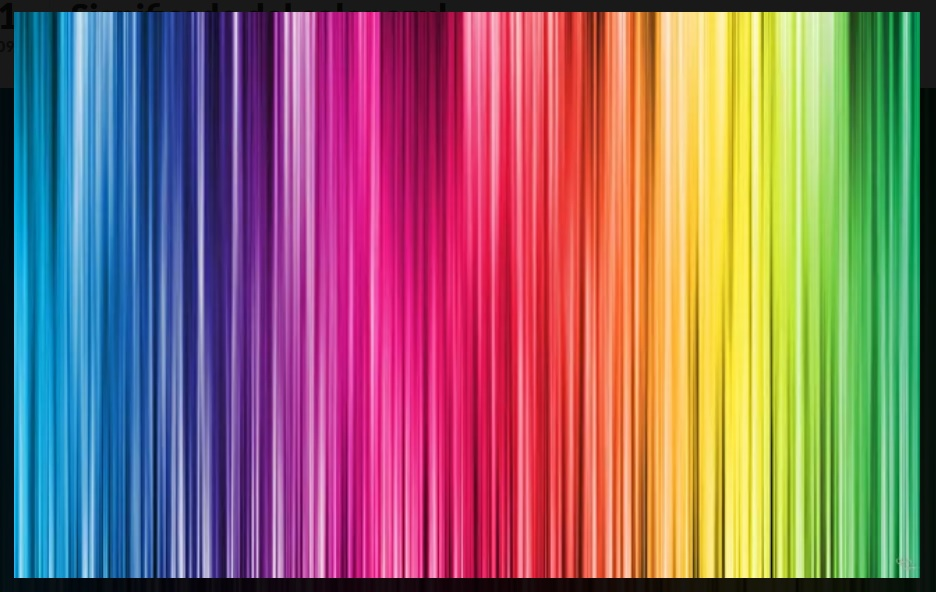
#> input picture 5_Deteccion_de_colores_HSV/arcoiris.jpg, 936 x 592 px
$ python 1_detectar_colores.py
#> lines starting #> are read from the running program, lines starting #| are printed output that depends on the picture; after the words box and inside, x2 and y2 are one past the last pixel; in counts of white or black regions, pixels touching at a corner belong together
import cv2
import numpy as np
import imutils

imagenBGR = cv2.imread('arcoiris.jpg')
#> imagenBGR is the input picture: shape (592, 936, 3); mean B, G, R 110, 107.6, 144.8
imagenHSV = cv2.cvtColor(imagenBGR, cv2.COLOR_BGR2HSV)
#> imagenHSV: shape (592, 936, 3); mean H, S, V 96.2, 175.2, 183.5

# arreglos donde se encuentra el rojo en el umbral--
redBajo1 = np.array([0,100,20],dtype=np.uint8)
redAlto1 = np.array([8,255,255],dtype=np.uint8)

redBajo2 = np.array([175,100,20],dtype=np.uint8)
redAlto2 = np.array([179,255,255],dtype=np.uint8)

# Creando las máscaras ....
maskRed1 = cv2.inRange(imagenHSV,redBajo1,redAlto1)
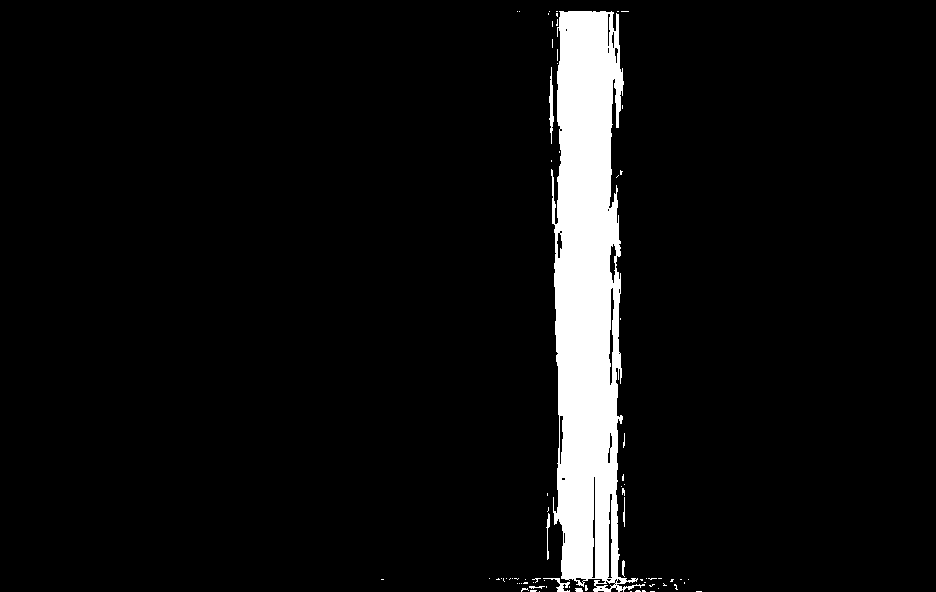
#> maskRed1: shape (592, 936); 6.2% white; 75 white regions (67 under 20 px), largest, box (x1, y1, x2, y2) and area: (551, 11, 645, 592) 33470, (549, 67, 554, 144) 191, (543, 578, 570, 592) 112
maskRed2 = cv2.inRange(imagenHSV,redBajo2,redAlto2)
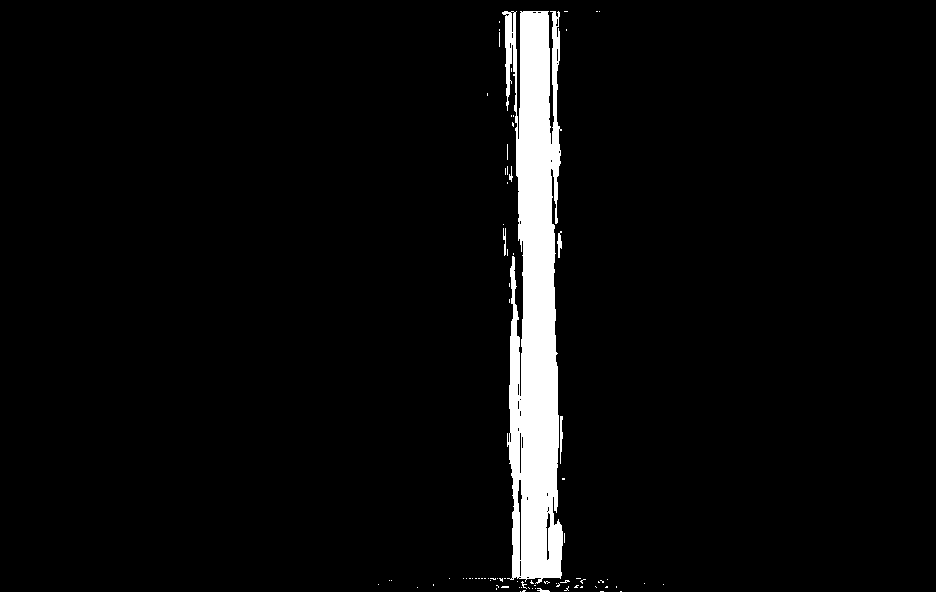
#> maskRed2: shape (592, 936); 4.4% white; 82 white regions (76 under 20 px), largest, box (x1, y1, x2, y2) and area: (502, 11, 563, 584) 23997, (560, 416, 563, 464) 95, (557, 231, 562, 258) 78, (503, 228, 506, 256) 55, (509, 166, 513, 182) 28, (537, 588, 550, 592) 28

maskRED = cv2.add(maskRed1,maskRed2)
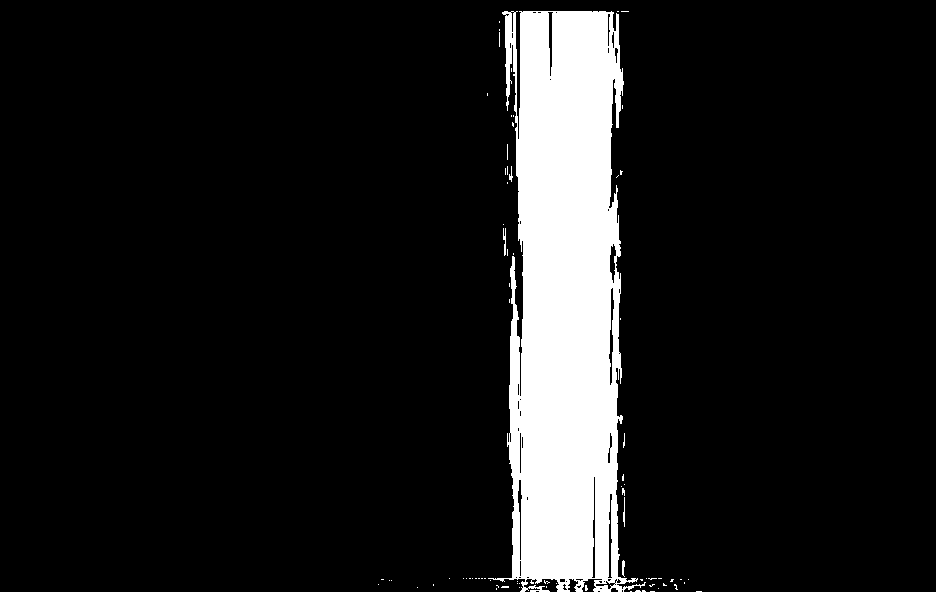
#> maskRED: shape (592, 936); 10.6% white; 77 white regions (72 under 20 px), largest, box (x1, y1, x2, y2) and area: (488, 11, 646, 592) 58421, (503, 228, 506, 256) 55, (623, 497, 625, 527) 40, (622, 560, 625, 577) 37, (509, 166, 513, 182) 28

maskRED_REAL = cv2.bitwise_and(imagenBGR,imagenBGR,mask=maskRED)
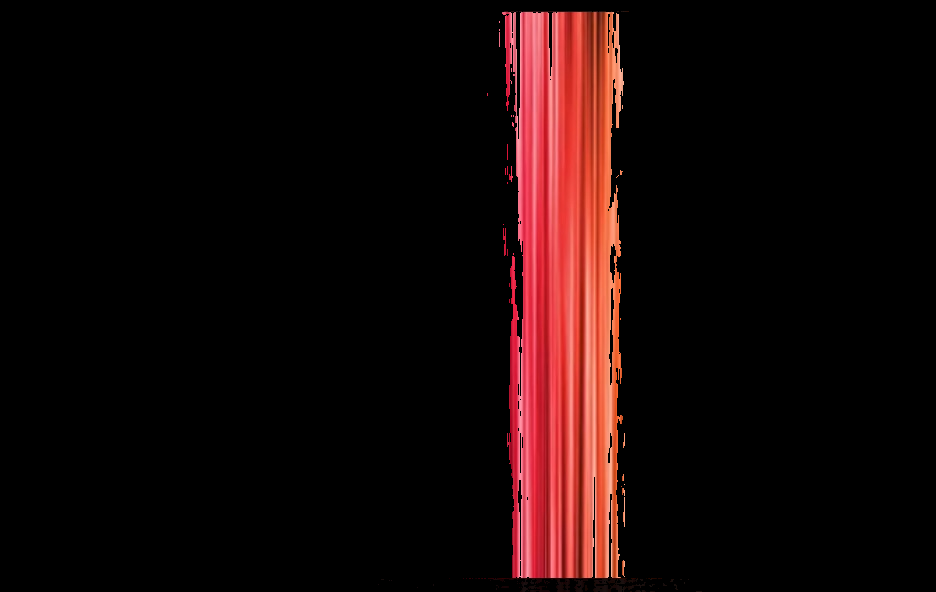
#> maskRED_REAL: shape (592, 936, 3); mean B, G, R 7.8, 8.3, 23.4

# ver resultados
cv2.imshow('ORIGINAL', imagenBGR)
cv2.imshow('HSV', imagenHSV)
cv2.imshow('SOLO MASCARA', maskRED)
cv2.imshow('SOLO MASCARA COLOREADA', maskRED_REAL)

cv2.waitKey(0)
cv2.destroyAllWindows

$ run again, with 5_Deteccion_de_colores_HSV/escalaHSV.jpg copied over 5_Deteccion_de_colores_HSV/arcoiris.jpg
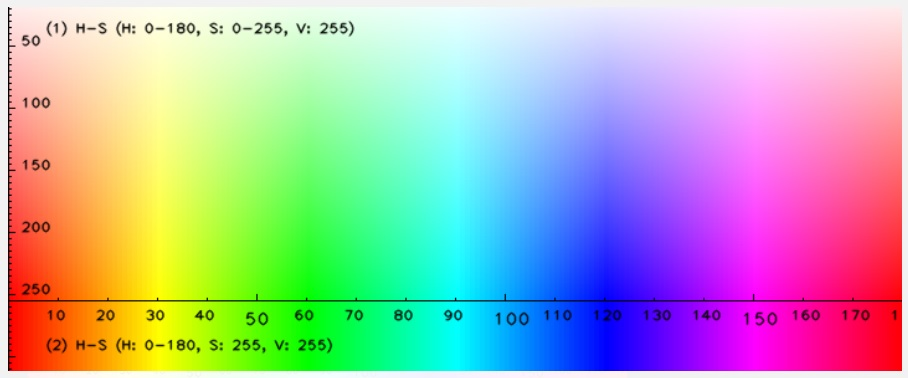
#> input picture 5_Deteccion_de_colores_HSV/escalaHSV.jpg, 908 x 378 px
#> imagenBGR is the input picture: shape (378, 908, 3); mean B, G, R 176.9, 176.4, 176
#> imagenHSV: shape (378, 908, 3); mean H, S, V 88.6, 151.1, 250
#> `maskRed1 = cv2.inRange(imagenHSV,redBajo1,redAlto1)`:
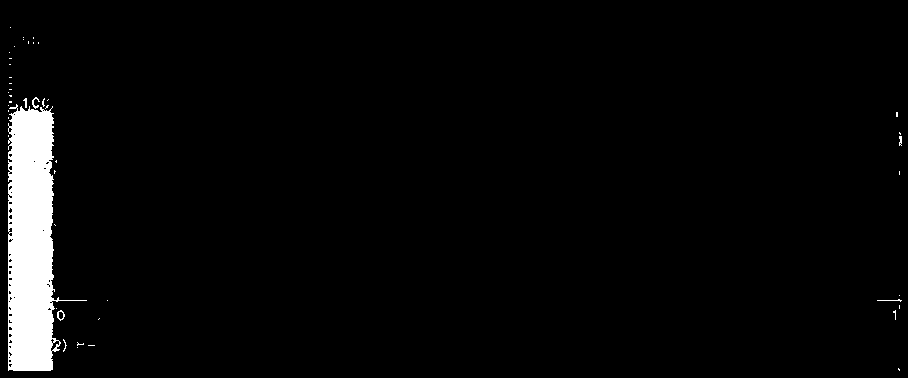
#> maskRed1: shape (378, 908); 3.4% white; 47 white regions (41 under 20 px), largest, box (x1, y1, x2, y2) and area: (8, 104, 87, 371) 11393, (32, 97, 40, 109) 38, (57, 310, 65, 321) 38, (877, 299, 902, 302) 28, (899, 136, 902, 146) 24, (23, 98, 27, 108) 23
#> maskRed2: shape (378, 908); 2% white; 56 white regions (54 under 20 px), largest, box (x1, y1, x2, y2) and area: (855, 106, 902, 371) 6487, (862, 310, 869, 320) 30
#> maskRED: shape (378, 908); 5.4% white; 47 white regions (41 under 20 px), largest, box (x1, y1, x2, y2) and area: (8, 104, 87, 371) 11630, (855, 106, 902, 371) 6580, (32, 97, 40, 109) 38, (57, 310, 65, 321) 38, (862, 310, 869, 320) 30, (23, 98, 27, 108) 23
#> `maskRED_REAL = cv2.bitwise_and(imagenBGR,imagenBGR,mask=maskRED)`:
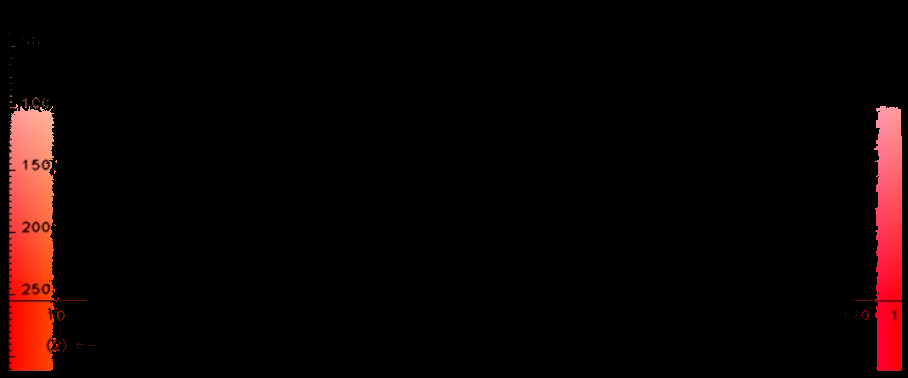
#> maskRED_REAL: shape (378, 908, 3); mean B, G, R 3.3, 3.8, 12.8
